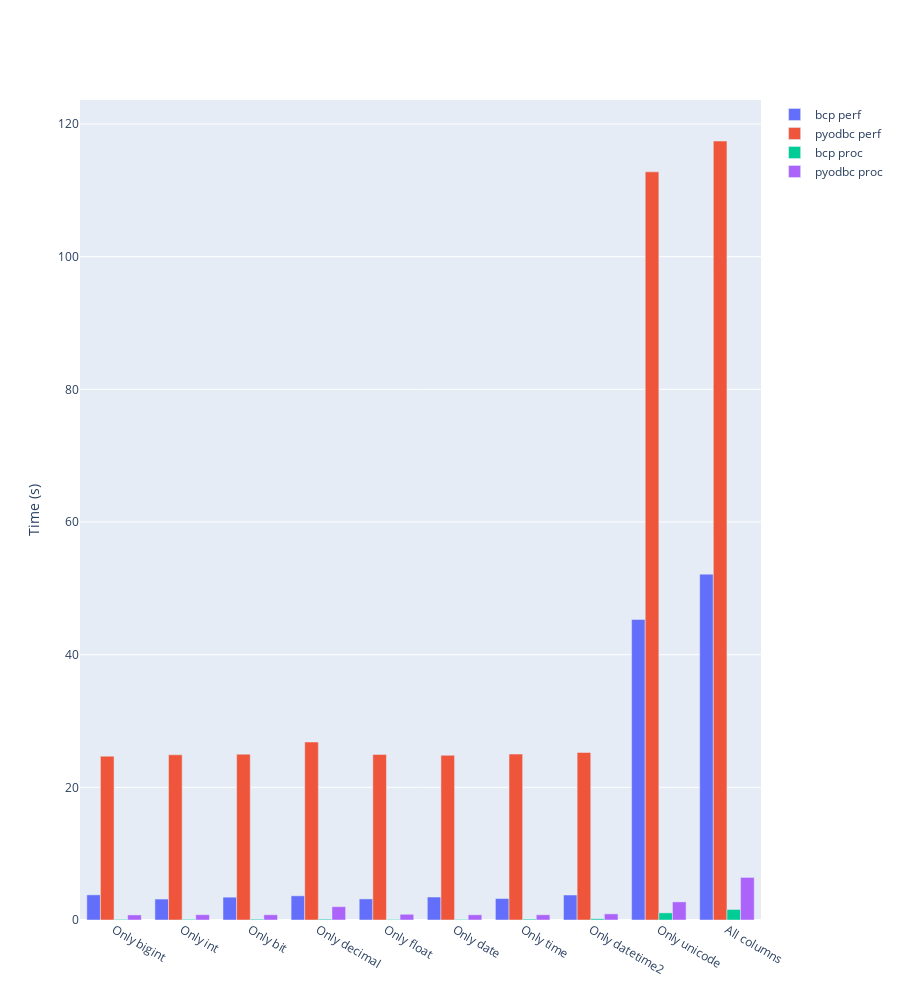

The notebook cell saved with this chart:
### Markdown cell above
# Results

## Normal case

The first benchmark represents a typical workload intended for this module

From the difference between perf/elapsed time and proc/CPU time spent in both bcp and pyodbc benchmarks, we can see that most of the time is not eaten up by the CPU running the notebook. This indicates that the reason pyodbc is slower has nothing to do with the fact that it is using python data types, which are generally slower.

Instead most of the time is spent on the SQL Server side, which, in the case of pyodbc has a very high CPU utilization, as it's trying to figure out how to insert the data and log the inserts.

Having looked at the odbc specification and pyodbc implementation for quite a bit, I think that pyodbc handles inserts about as well as the specification allows.

### Code cell
benchmark(list(gen_fns.keys())[:-2], False, NR_ROWS, True)

### Figure 1 — Plotly figure (JSON) as saved in the notebook; plotly's stock layout.template omitted (floating-point values rounded to 4 significant figures)
{"data": [{"name": "bcp perf", "type": "bar", "x": ["Only bigint", "Only int", "Only bit", "Only decimal", "Only float", "Only date", "Only time", "Only datetime2", "Only unicode", "All columns"], "y": [3.792, 3.157, 3.442, 3.648, 3.176, 3.462, 3.238, 3.769, 45.31, 52.14]}, {"name": "pyodbc perf", "type": "bar", "x": ["Only bigint", "Only int", "Only bit", "Only decimal", "Only float", "Only date", "Only time", "Only datetime2", "Only unicode", "All columns"], "y": [24.7, 24.91, 25.0, 26.83, 24.95, 24.83, 25.01, 25.26, 112.8, 117.4]}, {"name": "bcp proc", "type": "bar", "x": ["Only bigint", "Only int", "Only bit", "Only decimal", "Only float", "Only date", "Only time", "Only datetime2", "Only unicode", "All columns"], "y": [0.09614, 0.1044, 0.1211, 0.1253, 0.08545, 0.08921, 0.1338, 0.1807, 1.074, 1.589]}, {"name": "pyodbc proc", "type": "bar", "x": ["Only bigint", "Only int", "Only bit", "Only decimal", "Only float", "Only date", "Only time", "Only datetime2", "Only unicode", "All columns"], "y": [0.7648, 0.8012, 0.7868, 2.012, 0.8604, 0.7865, 0.7865, 0.9236, 2.732, 6.419]}], "layout": {"height": 1000, "yaxis": {"title": {"text": "Time (s)"}}}}
